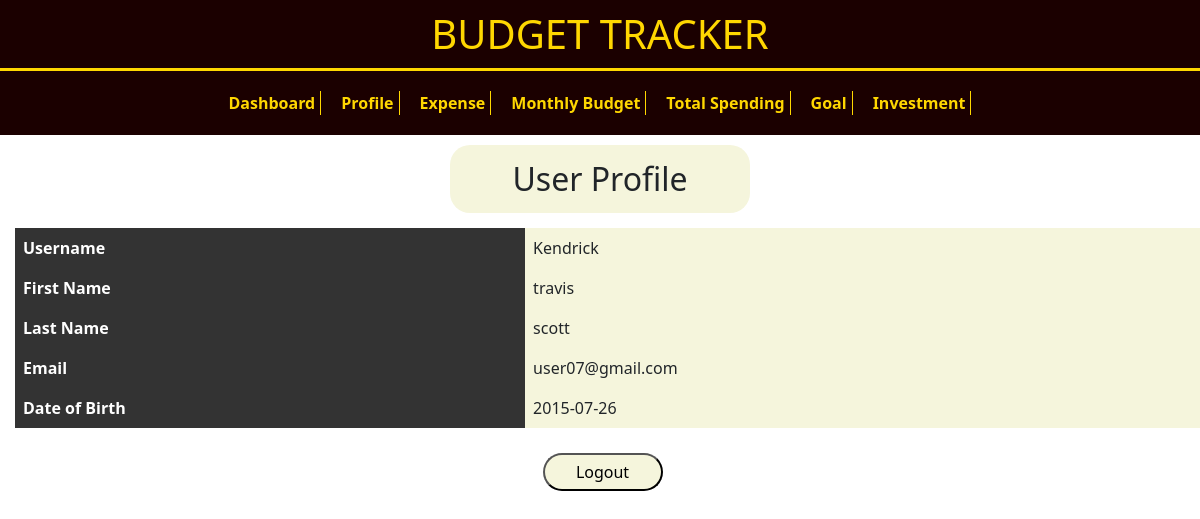
Page /profile.php (signed in) on the committed database.
### tables this page shows
CREATE TABLE `account` (
  `account_id` int(11) NOT NULL,
  `username` varchar(50) NOT NULL,
  `password` varchar(50) NOT NULL,
  `account_Type` varchar(50) NOT NULL,
  `First_Name` text NOT NULL,
  `Last_Name` text NOT NULL,
  `dob` date NOT NULL,
  `email` text NOT NULL
);

### includes/profile_details.php (called while the page is built, shortened)
<?php
include('config.php');
$username = $_SESSION['username'];
$sql = "SELECT * FROM account WHERE username = ?";
$stmt = $conn->prepare($sql);
$stmt->bind_param("s", $username);
$stmt->execute();
$result = $stmt->get_result();
if ($result->num_rows == 1) {
    $user = $result->fetch_assoc();
} else {
    header("Location: login_form.php");
    exit();
}
?>

### profile.php (the view, shortened to what this page needs)
<!DOCTYPE html>
<html lang="en">
<head>
     <?php
    include 'includes/header.php';
    ?>
</head>
<body>
    <h2 class="user">User Profile</h2>
    <div>
        <?php
            include('includes/profile_details.php');
        ?>
        <table>
            <tr>
                <th>Username</th>
                <td><?php echo $user['username']; ?></td>
            </tr>
            <tr>
                <th>First Name</th>
                <td><?php echo $user['First_Name']; ?></td>
            </tr>
            <tr>
                <th>Last Name</th>
                <td><?php echo $user['Last_Name']; ?></td>
            </tr>
            <tr>
                <th>Email</th>
                <td><?php echo $user['email']; ?></td>
            </tr>
            <tr>
                <th>Date of Birth</th>
                <td><?php echo $user['dob']; ?></td>
            </tr>
        </table>
    </div>
    <form action="includes/logout.php" method="post">
        <button type="submit" class="logout">Logout</button>
    </form>
</body>
</html>

### profile.php (style rules this page uses)
table { width: 100%; border-collapse: collapse; }
.user { margin:auto; justify-content:center; display:flex; padding:15px; border-radius:10px; background-color:beige; }
.logout { display:flex; justify-content:center; border-radius:20px; width:15%; background-color:beige; margin-top:10px; margin-left:5px; }
table { width: 100%; border-collapse: collapse; margin:15px; }
th, td { padding: 8px; text-align: left; border-bottom: 1px solid #ddd; }
th { background-color: #333; color: #fff; cursor: pointer; }
.user { margin:auto; justify-content:left; display:flex; padding:15px; border-radius:20px; background-color: beige; display:flex; justify-content:center; width:25%; margin-top:10px; margin-bottom:10px; }
.logout { display:flex; justify-content:center; border-radius:20px; width:10%; padding:5px; background-color: beige; margin-top:10px; margin-left:5px; display:flex; }
form { display:flex; justify-content:center; }
td { cursor:pointer; background-color:beige; border-bottom:2px solid black; }

### rows in the picture
account: username "Kendrick", First_Name "travis", Last_Name "scott", email "user07@gmail.com", dob "2015-07-26"
